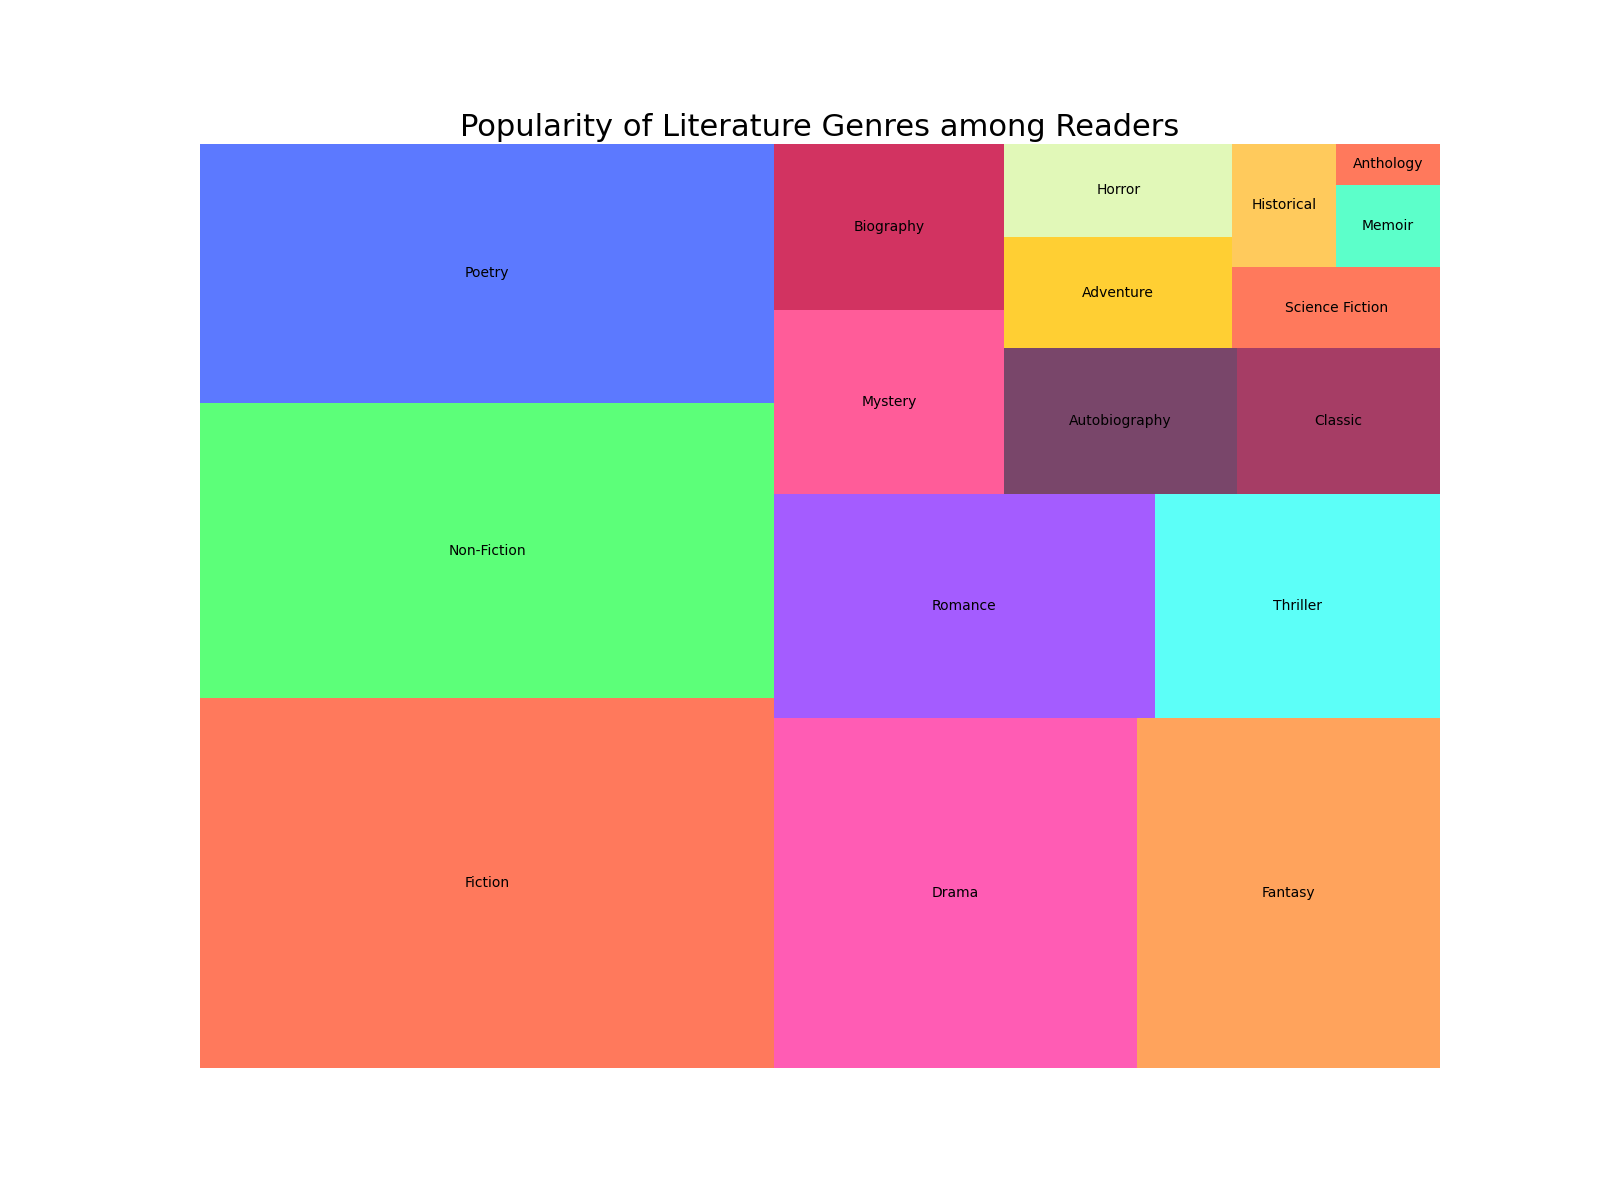

The script that drew this image:

import matplotlib.pyplot as plt
import pandas as pd
import squarify

# Data for the treemap
data = {
    'Subject': ['Fiction', 'Non-Fiction', 'Poetry', 'Drama', 'Fantasy', 'Romance', 'Thriller', 
               'Mystery', 'Biography', 'Autobiography', 'Classic', 'Adventure', 'Horror', 
               'Science Fiction', 'Historical', 'Memoir', 'Anthology'],
    'Participants': [500, 400, 350, 300, 250, 200, 150, 100, 90, 80, 70, 60, 50, 40, 30, 20, 10],
    'Percentage': [0.20, 0.16, 0.14, 0.12, 0.10, 0.08, 0.06, 0.04, 0.036, 0.032, 0.028, 0.024, 0.020, 0.016, 0.012, 0.008, 0.004]
}

# Convert the data to a DataFrame
df = pd.DataFrame(data)

# Define color list
colors = ['#FF5733', '#33FF57', '#3357FF', '#FF33A1', '#FF8C33', '#8D33FF', '#33FFF7', 
          '#FF3380', '#C70039', '#581845', '#900C3F', '#FFC300', '#DAF7A6', '#FF5733', 
          '#FFBD33', '#33FFBD', '#FF5733']

# Plot the Treemap
plt.figure(figsize=(16, 12))
squarify.plot(sizes=df['Percentage'], label=df['Subject'], color=colors, alpha=0.8)
plt.title('Popularity of Literature Genres among Readers', fontsize=22)
plt.axis('off')
plt.show()
